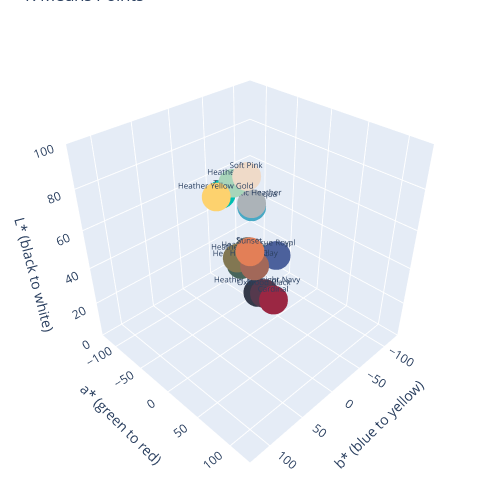

The notebook cell saved with this chart:
### Code cell
centroid_df = df.iloc[closest_indices].copy()

lab_graph.generate_lab_3d_all_colors(centroid_df, "K-Means Points", "N/a")

### Figure 1 — Plotly figure (JSON) as saved in the notebook; plotly's stock layout.template omitted (floating-point values rounded to 4 significant figures)
{"data": [{"hovertemplate": "<b>%{text}</b><br>L*: %{y:.1f}<br>a*: %{x:.1f}<br>b*: %{z:.1f}<br>", "marker": {"color": ["#757870", "#55394D", "#343A4A", "#E37F57", "#9B2743", "#48655B", "#EFDAC8", "#ACB3B8", "#00BFB2", "#4C619C", "#A8D5BA", "#827752", "#A26859", "#34657F", "#48A9C5", "#FDD26E"], "opacity": 1.0, "size": 10}, "mode": "markers+text", "text": ["Storm", "Oxblood Black", "Heather Midnight Navy", "Sunset", "Cardinal", "Heather Forest", "Soft Pink", "Athletic Heather", "Teal", "True Royal", "Heather Mint", "Heather Olive", "Heather Clay", "Heather Deep Teal", "Heather Aqua", "Heather Yellow Gold"], "textfont": {"size": 8}, "textposition": "top center", "x": [-0.96, 16.23, 1.3, 39.51, 50.1, -13.04, 6.03, -1.69, -59.33, 5.91, -18.93, 1.24, 24.89, -10.92, -22.86, 8.31], "y": [49.87, 28.13, 24.29, 64.85, 37.11, 40.04, 88.56, 72.55, 66.44, 41.26, 81.11, 50.4, 50.55, 39.94, 63.94, 86.67], "z": [3.27, -6.49, -11.02, 40.17, 15.1, 1.87, 11.43, -3.38, -12.05, -36.01, 7.16, 21.46, 18.71, -20.42, -24.71, 54.63], "type": "scatter3d"}], "layout": {"scene": {"aspectratio": {"x": 1, "y": 1, "z": 1}, "xaxis": {"title": {"text": "a* (green to red)"}, "range": [-128, 128]}, "yaxis": {"title": {"text": "L* (black to white)"}, "range": [0, 100]}, "zaxis": {"title": {"text": "b* (blue to yellow)"}, "range": [-128, 128]}, "camera": {"up": {"x": 0, "y": 1, "z": 0}, "center": {"x": 0, "y": 0, "z": 0}, "eye": {"x": 1.5, "y": 1.5, "z": 1.5}}}, "margin": {"l": 1, "r": 1, "t": 1, "b": 1}, "title": {"text": "K-Means Points"}, "width": 500, "height": 500, "showlegend": false}}
